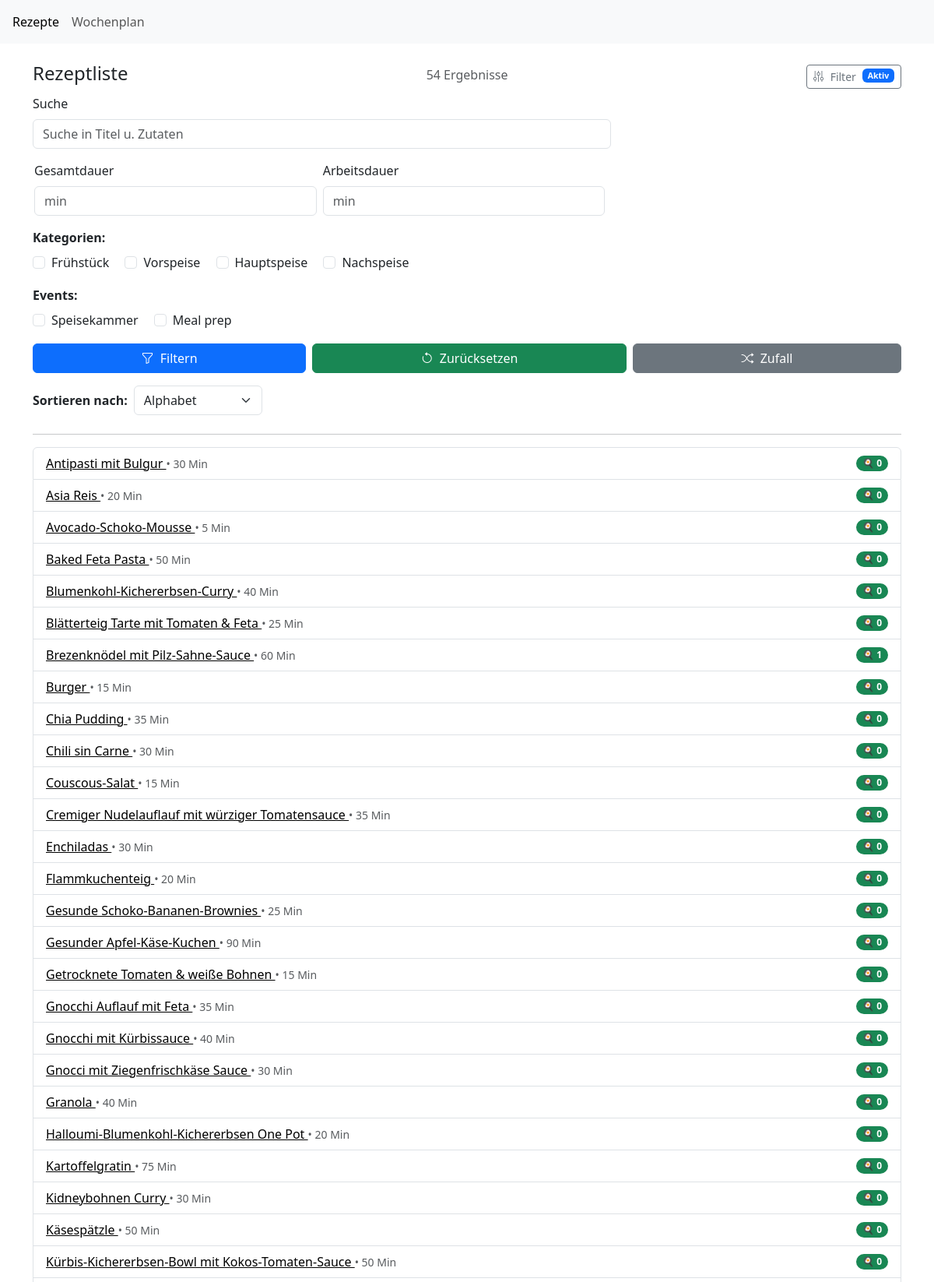
The page /recipes/?servings=4 (upper part) on the database its author committed.
### recipes/models.py (models this page shows, shortened)
class Label(models.Model):
    EVENT = "event"
    CATEGORY = "category"
    LABEL_TYPES = [
        (EVENT, "Event"),
        (CATEGORY, "Kategorie"),
    ]
    name = models.CharField(max_length=100)
    label_type = models.CharField(max_length=20, choices=LABEL_TYPES)

class Recipe(models.Model):
    title = models.CharField(
        max_length=200,
        help_text="Titel"
    )
    slug = models.SlugField(
        unique=True,
        blank=True
    )
    servings = models.PositiveIntegerField(
        help_text="Portionen",
        null=True,
        blank=True,
    )
    image = models.ImageField(
        upload_to='recipes/',
        blank=True,
        null=True,
        help_text="Hauptbild"
    )
    labels = models.ManyToManyField(
        "Label",
        blank=True,
        help_text="Label"
    )
    duration_minutes = models.PositiveIntegerField(
        null=True,
        blank=True,
        help_text="Gesamtdauer des Rezepts in Minuten"
    )
    working_time = models.PositiveIntegerField(
        null=True,
        blank=True,
        help_text="Arbeitsdauer des Rezepts in Minuten"
    )
    temperature_celsius = models.PositiveIntegerField(
        null=True,
        blank=True,
        help_text="Back-/Ofentemperatur in °C (Ober-/Unterhitze)"
    )
    ingredients = models.CharField(
        null=True,
        blank=True,
        max_length=1000,  # Du solltest hier eine Länge definieren, falls du lange Zutatenlisten erwartest
        help_text="Zutaten"
    )
    steps = models.CharField(
        null=True,
        blank=True,
        max_length=1000,  # Ebenso für Schritte
        help_text="Anleitung"
    )
    cooked_count = models.PositiveIntegerField(
        default=0,
        help_text="So oft wurde das Rezept schon gekocht"
    )
    external_link = models.URLField(
        blank=True,
        null=True,
        help_text="Fügen Sie einen externen Link hinzu."
    )  # Neues Feld für den externen Link

### recipes/views.py (the view)
# urls.py: path("", views.IndexView.as_view(), name="index"),
class IndexView(generic.ListView):
    model = Recipe
    template_name = "recipes/index.html"
    context_object_name = "latest_recipe_list"
    def get_queryset(self):
        qs = super().get_queryset().prefetch_related(
            "labels"
        )
        query = self.request.GET.get("q")
        if query:
            qs = qs.filter(
                Q(title__icontains=query) |
                Q(ingredients__icontains=query)
            ).distinct()
        max_duration = self.request.GET.get("max_duration")
        if max_duration:
            try:
                max_minutes = int(max_duration)
                qs = qs.filter(duration_minutes__lte=max_minutes)
            except ValueError:
                pass
        max_working_duration = self.request.GET.get("max_working_duration")
        if max_working_duration:
            try:
                max_working_minutes = int(max_working_duration)
                qs = qs.filter(working_time__lte=max_working_minutes)
            except ValueError:
                pass
        category_ids = self.request.GET.getlist("category_labels")
        event_ids = self.request.GET.getlist("event_labels")
        if category_ids:
            qs = qs.filter(labels__id__in=category_ids, labels__label_type="category").distinct()
        if event_ids:
            qs = qs.filter(labels__id__in=event_ids, labels__label_type="event").distinct()
        sort_param = self.request.GET.get("sort", "title")  # Default = Alphabet
        if sort_param == "duration":
            qs = qs.order_by("duration_minutes")
        elif sort_param =="cooked":
            qs = qs.order_by("-cooked_count") #meistgekocht zuerst
        else:
            qs = qs.order_by("title")
        return qs
    def get_context_data(self, **kwargs):
        context = super().get_context_data(**kwargs)
        context["labels_category"] = Label.objects.filter(label_type="category")
        context["labels_event"] = Label.objects.filter(label_type="event")
        context["selected_categories"] = list(map(int, self.request.GET.getlist("category_labels")))
        context["selected_events"] = list(map(int, self.request.GET.getlist("event_labels")))
        context["result_count"] = self.object_list.count()
        return context

### recipes/templates/recipes/index.html (shortened to what this page needs)
{% extends 'recipes/base.html' %}
{% block content %}
<div class="container my-4">
    <div class="d-flex justify-content-between align-items-center mb-1">
        <h4>Rezeptliste</h4>
         <p class="text-muted mb-1">
        {% if result_count == 1 %}
            1 Ergebnis
        {% else %}
            {{ result_count }} Ergebnisse
        {% endif %}
        </p>
        <button
            class="btn btn-outline-secondary btn-sm d-flex align-items-center"
            type="button"
            data-bs-toggle="collapse"
            data-bs-target="#filterCollapse"
            aria-expanded="{% if request.GET %}true{% else %}false{% endif %}"
            aria-controls="filterCollapse"
            id="filterToggleBtn"
        >
            <i class="bi bi-sliders me-2 transition-icon"></i>
            Filter
            {% if request.GET %}<span class="badge bg-primary ms-2">Aktiv</span>{% endif %}
        </button>
    </div>
    <div id="filterCollapse" class="collapse {% if request.GET %}show{% endif %} mb-4">
        <form method="get" action="">
            <div class="row g-1 align-items-end">
                <div class="col-12 col-md-8">
                    <label class="form-label">Suche</label>
                    <input
                        class="form-control"
                        type="text"
                        name="q"
                        placeholder="Suche in Titel u. Zutaten"
                        value="{{ request.GET.q }}"
                    >
                </div>
                <div class="row g-2 align-items-end">
                    <div class="col-12 col-md-4">
                        <label class="form-label">Gesamtdauer</label>
                        <input
                            class="form-control"
                            type="number"
                            name="max_duration"
                            placeholder="min"
                            value="{{ request.GET.max_duration }}"
                        >
                    </div>
                    <div class="col-12 col-md-4">
                        <label class="form-label">Arbeitsdauer</label>
                        <input
                            class="form-control"
                            type="number"
                            name="max_working_duration"
                            placeholder="min"
                            value="{{ request.GET.max_working_duration }}"
                        >
                    </div>
                </div>
                <div class="col-12 mt-3">
                    <strong>Kategorien:</strong>
                    <div class="mt-2">
                        {% for label in labels_category %}
                            <div class="form-check form-check-inline">
                                <input
                                    class="form-check-input"
                                    type="checkbox"
                                    name="category_labels"
                                    id="category-{{ label.id }}"
                                    value="{{ label.id }}"
                                >
                                <label class="form-check-label" for="category-{{ label.id }}">
                                    {{ label.name }}
                                </label>
                            </div>
                        {% endfor %}
                    </div>
                </div>
                <div class="col-12 mt-3">
                    <strong>Events:</strong>
                    <div class="mt-2">
                        {% for label in labels_event %}
                            <div class="form-check form-check-inline">
                                <input
                                    class="form-check-input"
                                    type="checkbox"
                                    name="event_labels"
                                    id="event-{{ label.id }}"
                                    value="{{ label.id }}"
                                >
                                <label class="form-check-label" for="event-{{ label.id }}">
                                    {{ label.name }}
                                </label>
                            </div>
                        {% endfor %}
                    </div>
                </div>
                <div class="col-12 d-flex gap-2 mt-3 flex-wrap">
                    <button class="btn btn-primary flex-fill" type="submit">
                        <i class="bi bi-funnel me-1"></i> Filtern
                    </button>
                    <a href="{% url 'recipes:index' %}" class="btn btn-success flex-fill">
                        <i class="bi bi-arrow-counterclockwise me-1"></i> Zurücksetzen
                    </a>
                    <a href="{% url 'recipes:random' %}?{{ request.GET.urlencode }}" class="btn btn-secondary flex-fill">
                        <i class="bi bi-shuffle me-1"></i> Zufall
                    </a>
                </div>
            </div>
        </form>
        <div class="mb-3 d-flex align-items-center gap-2">
            <label for="sort-select" class="form-label mb-0"><strong>Sortieren nach:</strong></label>
            <select id="sort-select" class="form-select w-auto">
                <option value="title" {% if request.GET.sort == "title" or not request.GET.sort %}selected{% endif %}>
                    Alphabet
                </option>
            </select>
        </div>
    </div>
    <hr>
    <ul class="list-group">
        {% for recipe in latest_recipe_list %}
            <li class="list-group-item d-flex justify-content-between align-items-center">
                <div>
                    <a href="{% url 'recipes:detail' recipe.slug %}?{{ request.GET.urlencode }}">
                        {{ recipe.title }}
                    </a>
                    {% if recipe.duration_minutes %}
                        <small class="text-muted">• {{ recipe.duration_minutes }} Min</small>
                    {% endif %}
                </div>
                <div>
                    <span class="badge bg-success rounded-pill">🍳 {{ recipe.cooked_count }}</span>
                </div>
            </li>
        {% empty %}
            <li class="list-group-item text-muted">
                Keine Rezepte gefunden.
            </li>
        {% endfor %}
    </ul>
</div>
{% endblock %}

### recipes/static/recipes/style.css (style rules this page uses)
li a { color: black; }
.transition-icon { transition: transform 0.3s ease; }
#filterToggleBtn[aria-expanded="true"] .transition-icon { transform: rotate(90deg); }

### rows shown on the page
Label: name "Frühstück"
Label: name "Vorspeise"
Label: name "Hauptspeise"
Label: name "Nachspeise"
Label: name "Speisekammer"
Label: name "Meal prep"
Recipe: title "Antipasti mit Bulgur", duration_minutes "30", cooked_count "0"
Recipe: title "Asia Reis", duration_minutes "20", cooked_count "0"
Recipe: title "Avocado-Schoko-Mousse", duration_minutes "5", cooked_count "0"
Recipe: title "Baked Feta Pasta", duration_minutes "50", cooked_count "0"
Recipe: title "Blumenkohl-Kichererbsen-Curry", duration_minutes "40", cooked_count "0"
Recipe: title "Blätterteig Tarte mit Tomaten & Feta", duration_minutes "25", cooked_count "0"
Recipe: title "Brezenknödel mit Pilz-Sahne-Sauce", duration_minutes "60", cooked_count "1"
Recipe: title "Burger", duration_minutes "15", cooked_count "0"
Recipe: title "Chia Pudding", duration_minutes "35", cooked_count "0"
Recipe: title "Chili sin Carne", duration_minutes "30", cooked_count "0"
Recipe: title "Couscous-Salat", duration_minutes "15", cooked_count "0"
Recipe: title "Cremiger Nudelauflauf mit würziger Tomatensauce", duration_minutes "35", cooked_count "0"
Recipe: title "Enchiladas", duration_minutes "30", cooked_count "0"
Recipe: title "Flammkuchenteig", duration_minutes "20", cooked_count "0"
Recipe: title "Gesunde Schoko-Bananen-Brownies", duration_minutes "25", cooked_count "0"
Recipe: title "Gesunder Apfel-Käse-Kuchen", duration_minutes "90", cooked_count "0"
Recipe: title "Getrocknete Tomaten & weiße Bohnen", duration_minutes "15", cooked_count "0"
Recipe: title "Gnocchi Auflauf mit Feta", duration_minutes "35", cooked_count "0"
Recipe: title "Gnocchi mit Kürbissauce", duration_minutes "40", cooked_count "0"
Recipe: title "Gnocci mit Ziegenfrischkäse Sauce", duration_minutes "30", cooked_count "0"
Recipe: title "Granola", duration_minutes "40", cooked_count "0"
Recipe: title "Halloumi-Blumenkohl-Kichererbsen One Pot", duration_minutes "20", cooked_count "0"
Recipe: title "Kartoffelgratin", duration_minutes "75", cooked_count "0"
Recipe: title "Kidneybohnen Curry", duration_minutes "30", cooked_count "0"
Recipe: title "Käsespätzle", duration_minutes "50", cooked_count "0"
Recipe: title "Kürbis-Kichererbsen-Bowl mit Kokos-Tomaten-Sauce", duration_minutes "50", cooked_count "0"

### other values the page prints
{{ result_count }} "54"
